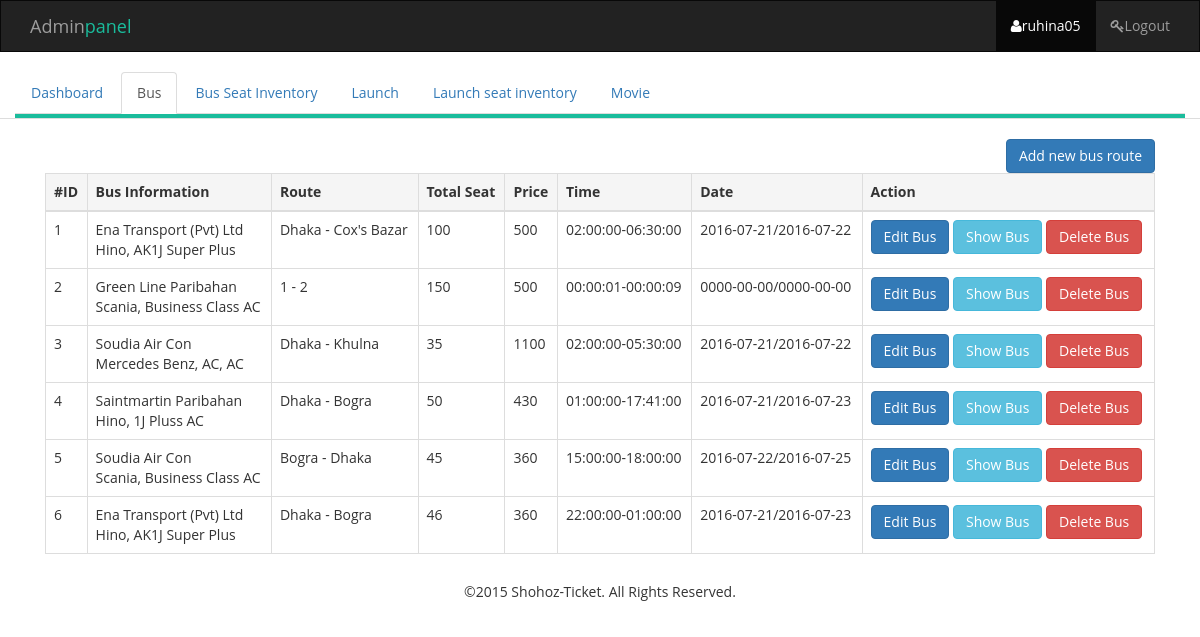
Page /admin/admin_dashboard_bus.php (signed in) on the committed database.
### tables this page shows
CREATE TABLE `bus_reserve` (
  `id` int(50) NOT NULL,
  `bus_name` varchar(50) NOT NULL,
  `bus_info` varchar(100) NOT NULL,
  `city_from` varchar(50) NOT NULL,
  `city_to` varchar(50) NOT NULL,
  `seat` int(100) NOT NULL,
  `fare` int(100) NOT NULL,
  `dtime` time NOT NULL,
  `arrtime` time NOT NULL,
  `dept_date` date NOT NULL,
  `arr_date` date NOT NULL
);

### session.php (called while the page is built, shortened)
<?php
$session_id=$_SESSION['user_id'];
?>

### admin/admin_dashboard_bus.php (the view)
<?php
include_once 'header.php';
include_once '../database/config.php';
$query = "SELECT * FROM `bus_reserve` ";
$result = $mysqli->query($query);
$row_cnt = $result->num_rows;
?>
<div class="content-table">
		<div class="container">
			<div class="col-lg-12">
				<div class="pull-right"><a href="route.php" class="btn btn-primary">Add new bus route</a></div>
		        <table class="table table-bordered">
		        	<thead>
		        		<tr class="active">
		        			<th>#ID</th>
				            <th>Bus Information</th>
				            <th>Route</th>
				            <th>Total Seat</th>
				            <th>Price</th>
				            <th>Time</th>
				            <th>Date </th>
				            <th>Action</th>
		          		</tr>
		        	</thead>
		          	<tbody>
		          		<?php
		          		if($row_cnt > 0){
		          			while ($row_cnt = $result->fetch_assoc()) { ?>
		          			<tr>
					            <td>
					            	<?php echo $row_cnt['id'] ?>
					            </td>
					            <td>
					            	<?php echo $row_cnt['bus_name']." <br/>".$row_cnt['bus_info'] ?>
					            </td>
					            <td>
					            	<?php echo $row_cnt['city_from']." - ".$row_cnt['city_to'] ?>
					            </td>
					            <td>
					            	<?php echo $row_cnt['seat'] ?>
					            </td>
					            <td>
					            	<?php echo $row_cnt['fare'] ?>
					            </td>
					            <td>
					            	<?php echo $row_cnt['dtime']."-".$row_cnt['arrtime'] ?>
					            </td>
					            <td>
					            	<?php echo $row_cnt['dept_date']. "/". $row_cnt['arr_date'] ?>
					            </td>
					            <td>
					            	 <a href="editbus.php?id=<?php echo $row_cnt['id'] ?>" class="btn btn-primary">Edit Bus</a>
					            	 <a href="showbus.php?id=<?php echo $row_cnt['id'] ?>" class="btn btn-info">Show Bus</a>
					            	 <a href="deletebus.php?id=<?php echo $row_cnt['id'] ?>" class="btn btn-danger">Delete Bus</a>
					            </td>
		            		</tr>
		          			<?php
		          			}
		          		}
		          		 ?>
		          	</tbody>
		        </table>
			</div>
		</div>
	</div>
<?php include_once 'footer.php'; ?>

### admin/header.php (shortened to what this page needs)
<?php
  include('../database/config.php');
    include('../session.php');
    $query = "SELECT * from admin where id ='$session_id'";
    $result = $mysqli->query($query) or die("error in session");
    $obj= $result->fetch_object();
?>
<!DOCTYPE html>
<html>
  <head>
    <link href="../css/bootstrap.min.css" rel="stylesheet">
    <link rel="stylesheet" href="../css/font-awesome.min.css">
    <link rel="stylesheet" href="../style.css">
  </head>
  <body>
  	<nav class="navbar navbar-default navbar-inverse">
  		<div class="container">
    		<div class="navbar-header">
      			<a class="navbar-brand" href="#">Admin<span class="text-green">panel</span></a>
    		</div>
    		<ul class="nav navbar-nav navbar-right">
    			<li class="active"><a href="index.html"><i class="fa fa-user"></i><?php echo $obj->username; ?></a></li>
    			<li><a href="../logout.php"><i class="fa fa-key"></i>Logout</a></li>
    		</ul>
  		</div>
	</nav>
	<div class="nav-tabs">
      <div class="container">
         <div class="row">
            <div class="col-lg-12">
               <ul class="nav nav-tabs">
              	  <li><a href="admin_dashboard.php">Dashboard</a></li>
              	  <li><a href="admin_dashboard_bus.php">Bus</a></li>
              	  <li><a href="admin_dashboard_bus_seat.php">Bus Seat Inventory</a></li>
              	  <li><a href="admin_dashboard_launch.php">Launch</a></li>
              	  <li><a href="admin_dashboard_launch_seat.php">Launch seat inventory</a></li>
              	  <li><a href="admin_dashboard_movie.php">Movie</a></li>
            	</ul>
        	</div>
         </div>
      </div>
  </div>

### style.css (style rules this page uses)
body { font-family: 'Open Sans', sans-serif; width: 100%; height: 100%; }
.navbar { border-radius: 0px; }
.text-green { color: #1abc9c; }
.nav-tabs .col-lg-12 { padding: 0px; margin: 0px; border-bottom: 4px solid #1abc9c; }
.content-table { padding-top: 20px; }

### rows in the picture
bus_reserve: id "1", bus_name "Ena Transport (Pvt) Ltd", bus_info "Hino, AK1J Super Plus", city_from "Dhaka", city_to "Cox's Bazar", seat "100", fare "500", dtime "02:00:00", arrtime "06:30:00", dept_date "2016-07-21", arr_date "2016-07-22"
bus_reserve: id "2", bus_name "Green Line Paribahan", bus_info "Scania, Business Class AC", city_from "1", city_to "2", seat "150", fare "500", dtime "00:00:01", arrtime "00:00:09", dept_date "0000-00-00", arr_date "0000-00-00"
bus_reserve: id "3", bus_name "Soudia Air Con", bus_info "Mercedes Benz, AC, AC", city_from "Dhaka", city_to "Khulna", seat "35", fare "1100", dtime "02:00:00", arrtime "05:30:00", dept_date "2016-07-21", arr_date "2016-07-22"
bus_reserve: id "4", bus_name "Saintmartin Paribahan", bus_info "Hino, 1J Pluss AC", city_from "Dhaka", city_to "Bogra", seat "50", fare "430", dtime "01:00:00", arrtime "17:41:00", dept_date "2016-07-21", arr_date "2016-07-23"
bus_reserve: id "5", bus_name "Soudia Air Con", bus_info "Scania, Business Class AC", city_from "Bogra", city_to "Dhaka", seat "45", fare "360", dtime "15:00:00", arrtime "18:00:00", dept_date "2016-07-22", arr_date "2016-07-25"
bus_reserve: id "6", bus_name "Ena Transport (Pvt) Ltd", bus_info "Hino, AK1J Super Plus", city_from "Dhaka", city_to "Bogra", seat "46", fare "360", dtime "22:00:00", arrtime "01:00:00", dept_date "2016-07-21", arr_date "2016-07-23"

### other values in the picture
$obj->username "ruhina05"
